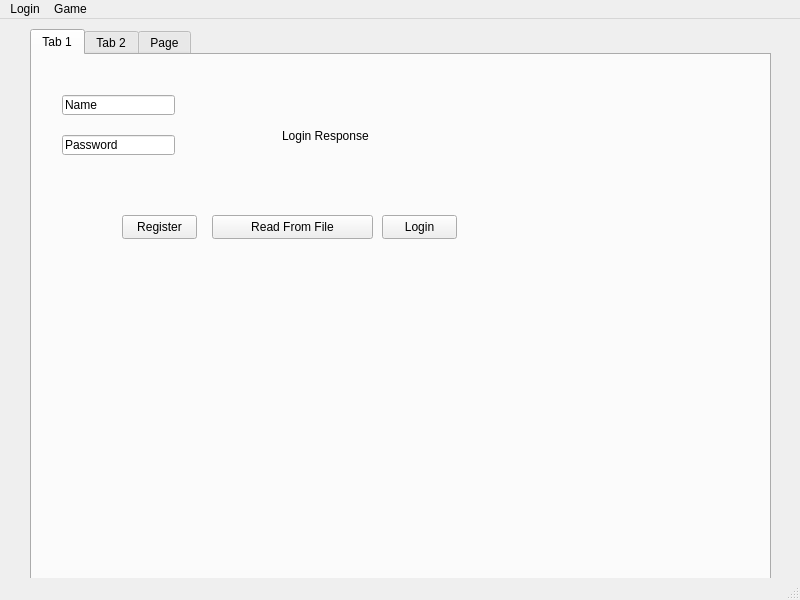
<?xml version="1.0" encoding="UTF-8"?>
<ui version="4.0">
 <class>MainWindow</class>
 <widget class="QMainWindow" name="MainWindow">
  <property name="geometry">
   <rect>
    <x>0</x>
    <y>0</y>
    <width>800</width>
    <height>600</height>
   </rect>
  </property>
  <property name="windowTitle">
   <string>MainWindow</string>
  </property>
  <widget class="QWidget" name="centralwidget">
   <widget class="QTabWidget" name="Game">
    <property name="geometry">
     <rect>
      <x>30</x>
      <y>10</y>
      <width>741</width>
      <height>551</height>
     </rect>
    </property>
    <property name="currentIndex">
     <number>0</number>
    </property>
    <widget class="QWidget" name="LoginPage">
     <attribute name="title">
      <string>Tab 1</string>
     </attribute>
     <widget class="QLineEdit" name="InputName">
      <property name="geometry">
       <rect>
        <x>30</x>
        <y>40</y>
        <width>113</width>
        <height>20</height>
       </rect>
      </property>
      <property name="text">
       <string>Name</string>
      </property>
     </widget>
     <widget class="QLineEdit" name="InputPassword">
      <property name="geometry">
       <rect>
        <x>30</x>
        <y>80</y>
        <width>113</width>
        <height>20</height>
       </rect>
      </property>
      <property name="text">
       <string>Password</string>
      </property>
     </widget>
     <widget class="QLabel" name="LoginResponse">
      <property name="geometry">
       <rect>
        <x>250</x>
        <y>70</y>
        <width>141</width>
        <height>21</height>
       </rect>
      </property>
      <property name="text">
       <string>Login Response</string>
      </property>
     </widget>
     <widget class="QPushButton" name="Login">
      <property name="geometry">
       <rect>
        <x>350</x>
        <y>160</y>
        <width>75</width>
        <height>24</height>
       </rect>
      </property>
      <property name="text">
       <string>Login</string>
      </property>
     </widget>
     <widget class="QPushButton" name="ReadFromFile">
      <property name="geometry">
       <rect>
        <x>180</x>
        <y>160</y>
        <width>161</width>
        <height>24</height>
       </rect>
      </property>
      <property name="text">
       <string>Read From File</string>
      </property>
     </widget>
     <widget class="QPushButton" name="Register">
      <property name="geometry">
       <rect>
        <x>90</x>
        <y>160</y>
        <width>75</width>
        <height>24</height>
       </rect>
      </property>
      <property name="text">
       <string>Register</string>
      </property>
     </widget>
    </widget>
    <widget class="QWidget" name="GamePage">
     <attribute name="title">
      <string>Tab 2</string>
     </attribute>
     <widget class="QWidget" name="mainGame" native="true">
      <property name="geometry">
       <rect>
        <x>0</x>
        <y>0</y>
        <width>731</width>
        <height>521</height>
       </rect>
      </property>
     </widget>
    </widget>
    <widget class="QWidget" name="Statistics">
     <attribute name="title">
      <string>Page</string>
     </attribute>
    </widget>
   </widget>
  </widget>
  <widget class="QMenuBar" name="menubar">
   <property name="geometry">
    <rect>
     <x>0</x>
     <y>0</y>
     <width>800</width>
     <height>22</height>
    </rect>
   </property>
   <widget class="QMenu" name="menu">
    <property name="title">
     <string>Login</string>
    </property>
   </widget>
   <widget class="QMenu" name="menuGame">
    <property name="title">
     <string>Game</string>
    </property>
   </widget>
   <addaction name="menu"/>
   <addaction name="menuGame"/>
  </widget>
  <widget class="QStatusBar" name="statusbar"/>
 </widget>
 <resources/>
 <connections/>
</ui>
